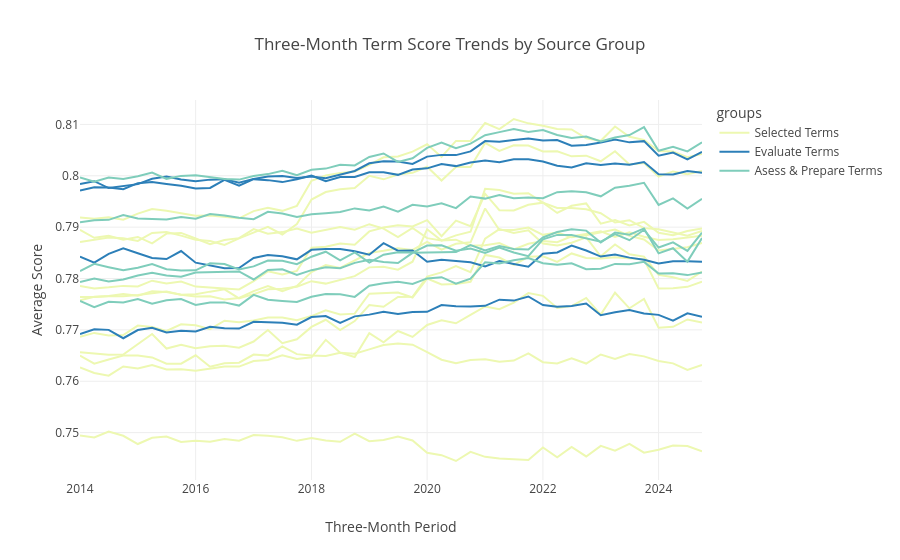

Here is the notebook cell this chart was saved with:
### Code cell
asess_prepare_terms = ['Nature-related systemic risks', 
        'Nature-related physical risks',
        'Nature-related transition risks',
        'Nature-related opportunities',
        'Ecosystem protection, restoration and regeneration opportunity']
evaluate_terms = ['Dependencies (on nature)',
        'Direct impacts',
        'Impact materiality',
        'Impacts (on nature)']

asess_prepare_df = leap_all[leap_all['term'].isin(asess_prepare_terms)].copy()
asess_prepare_df['groups'] = 'Asess & Prepare Terms'

evaluate_df = leap_all[leap_all['term'].isin(evaluate_terms)].copy()
evaluate_df['groups'] = 'Evaluate Terms'

selected_df = selected_all.copy()
selected_df['groups'] = 'Selected Terms'

# Combine and create 'month' datetime
combined_df = pd.concat([asess_prepare_df, evaluate_df, selected_df])
combined_df['month'] = pd.to_datetime(dict(year=combined_df['year'], month=combined_df['month'], day=1))

# Create a new column for three-month binning (quarterly)
# Jan-Mar -> Jan, Apr-Jun -> Apr, Jul-Sep -> Jul, Oct-Dec -> Oct
combined_df['three_month_bin'] = combined_df['month'].apply(
    lambda x: pd.Timestamp(year=x.year, month=((x.month - 1) // 3) * 3 + 1, day=1)
)

# Group by term, three-month bin, and group to get average score
grouped = combined_df.groupby(['term', 'three_month_bin', 'groups'])['score'].mean().reset_index()
grouped.rename(columns={'three_month_bin': 'period'}, inplace=True)

# Plot
fig = px.line(
    grouped,
    x='period',
    y='score',
    color='groups',
    line_group='term',
    hover_name='term',
    title='Three-Month Term Score Trends by Source Group',
    color_discrete_map={
        'Asess & Prepare Terms': "#7fcdbb",
        'Evaluate Terms': "#2c7fb8",
        'Selected Terms': "#edf8b1"
    }
)
fig.update_layout(
    yaxis_title='Average Score',
    xaxis_title='Three-Month Period',
    hovermode='x unified'
)
fig.show()
